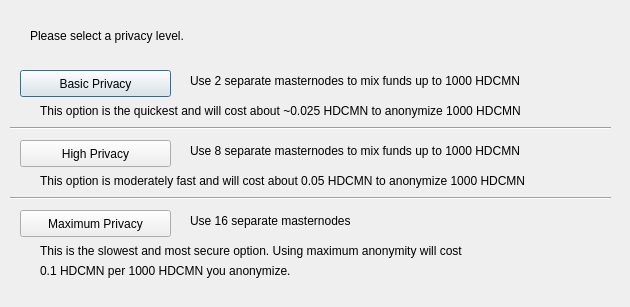
<?xml version="1.0" encoding="UTF-8"?>
<ui version="4.0">
 <class>DarksendConfig</class>
 <widget class="QDialog" name="DarksendConfig">
  <property name="geometry">
   <rect>
    <x>0</x>
    <y>0</y>
    <width>630</width>
    <height>307</height>
   </rect>
  </property>
  <property name="windowTitle">
   <string>Configure PrivateSend</string>
  </property>
  <widget class="QPushButton" name="buttonBasic">
   <property name="geometry">
    <rect>
     <x>20</x>
     <y>70</y>
     <width>151</width>
     <height>27</height>
    </rect>
   </property>
   <property name="text">
    <string>Basic Privacy</string>
   </property>
  </widget>
  <widget class="QPushButton" name="buttonHigh">
   <property name="geometry">
    <rect>
     <x>20</x>
     <y>140</y>
     <width>151</width>
     <height>27</height>
    </rect>
   </property>
   <property name="text">
    <string>High Privacy</string>
   </property>
  </widget>
  <widget class="QPushButton" name="buttonMax">
   <property name="geometry">
    <rect>
     <x>20</x>
     <y>210</y>
     <width>151</width>
     <height>27</height>
    </rect>
   </property>
   <property name="text">
    <string>Maximum Privacy</string>
   </property>
  </widget>
  <widget class="QLabel" name="label">
   <property name="geometry">
    <rect>
     <x>30</x>
     <y>20</y>
     <width>571</width>
     <height>31</height>
    </rect>
   </property>
   <property name="text">
    <string>Please select a privacy level.</string>
   </property>
  </widget>
  <widget class="QLabel" name="label_2">
   <property name="geometry">
    <rect>
     <x>190</x>
     <y>70</y>
     <width>421</width>
     <height>21</height>
    </rect>
   </property>
   <property name="text">
    <string>Use 2 separate masternodes to mix funds up to 1000 HDCMN</string>
   </property>
  </widget>
  <widget class="QLabel" name="label_3">
   <property name="geometry">
    <rect>
     <x>190</x>
     <y>140</y>
     <width>411</width>
     <height>21</height>
    </rect>
   </property>
   <property name="text">
    <string>Use 8 separate masternodes to mix funds up to 1000 HDCMN</string>
   </property>
  </widget>
  <widget class="QLabel" name="label_4">
   <property name="geometry">
    <rect>
     <x>190</x>
     <y>210</y>
     <width>421</width>
     <height>21</height>
    </rect>
   </property>
   <property name="text">
    <string>Use 16 separate masternodes</string>
   </property>
  </widget>
  <widget class="QLabel" name="label_6">
   <property name="geometry">
    <rect>
     <x>40</x>
     <y>100</y>
     <width>561</width>
     <height>21</height>
    </rect>
   </property>
   <property name="text">
    <string>This option is the quickest and will cost about ~0.025 HDCMN to anonymize 1000 HDCMN</string>
   </property>
  </widget>
  <widget class="QLabel" name="label_7">
   <property name="geometry">
    <rect>
     <x>40</x>
     <y>170</y>
     <width>561</width>
     <height>21</height>
    </rect>
   </property>
   <property name="text">
    <string>This option is moderately fast and will cost about 0.05 HDCMN to anonymize 1000 HDCMN</string>
   </property>
  </widget>
  <widget class="QLabel" name="label_8">
   <property name="geometry">
    <rect>
     <x>40</x>
     <y>240</y>
     <width>561</width>
     <height>21</height>
    </rect>
   </property>
   <property name="text">
    <string>This is the slowest and most secure option. Using maximum anonymity will cost</string>
   </property>
  </widget>
  <widget class="QLabel" name="label_9">
   <property name="geometry">
    <rect>
     <x>40</x>
     <y>260</y>
     <width>561</width>
     <height>21</height>
    </rect>
   </property>
   <property name="text">
    <string>0.1 HDCMN per 1000 HDCMN you anonymize.</string>
   </property>
  </widget>
  <widget class="Line" name="line">
   <property name="geometry">
    <rect>
     <x>10</x>
     <y>120</y>
     <width>601</width>
     <height>16</height>
    </rect>
   </property>
   <property name="orientation">
    <enum>Qt::Horizontal</enum>
   </property>
  </widget>
  <widget class="Line" name="line_2">
   <property name="geometry">
    <rect>
     <x>10</x>
     <y>190</y>
     <width>601</width>
     <height>16</height>
    </rect>
   </property>
   <property name="orientation">
    <enum>Qt::Horizontal</enum>
   </property>
  </widget>
 </widget>
 <resources/>
 <connections/>
</ui>
